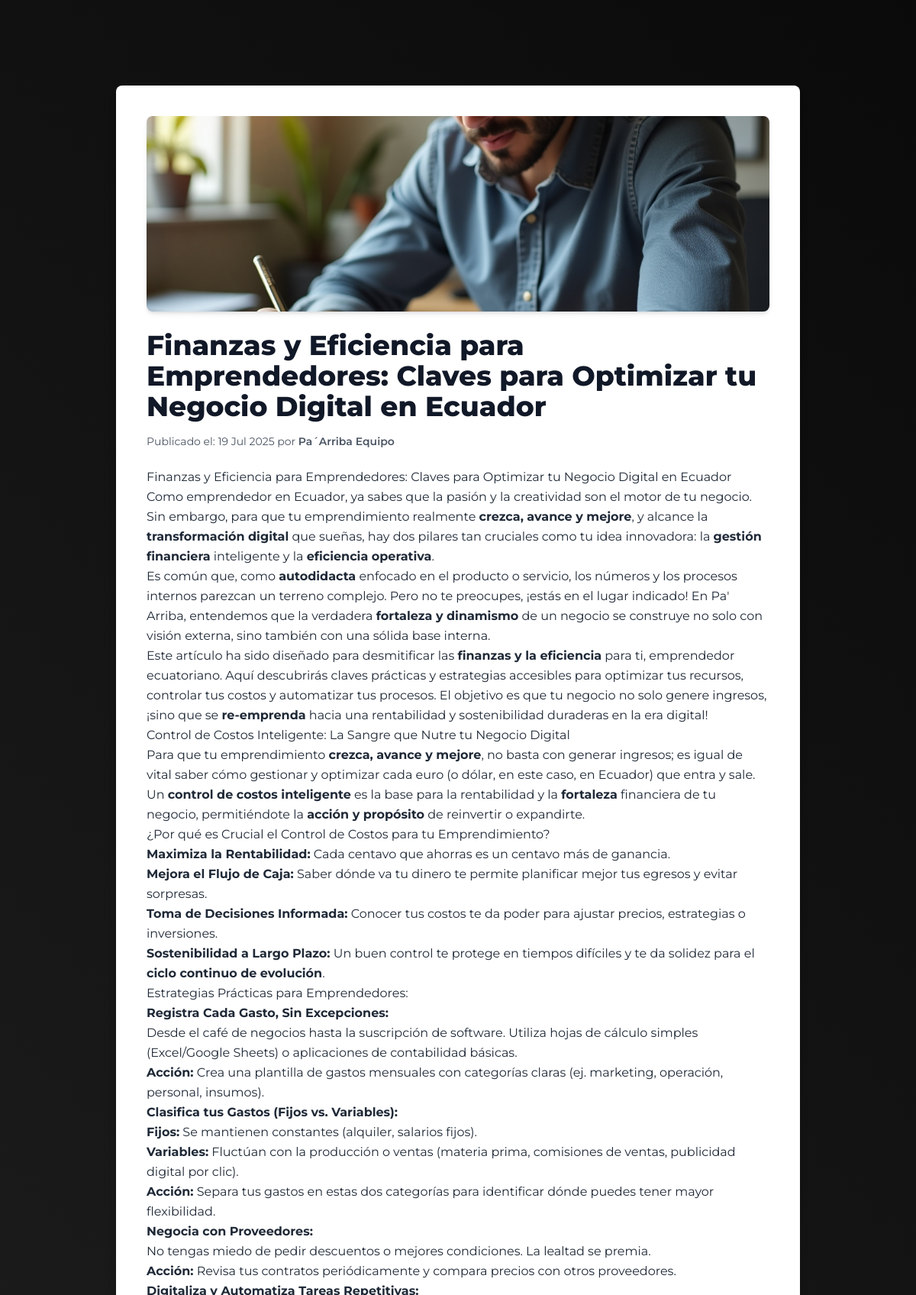
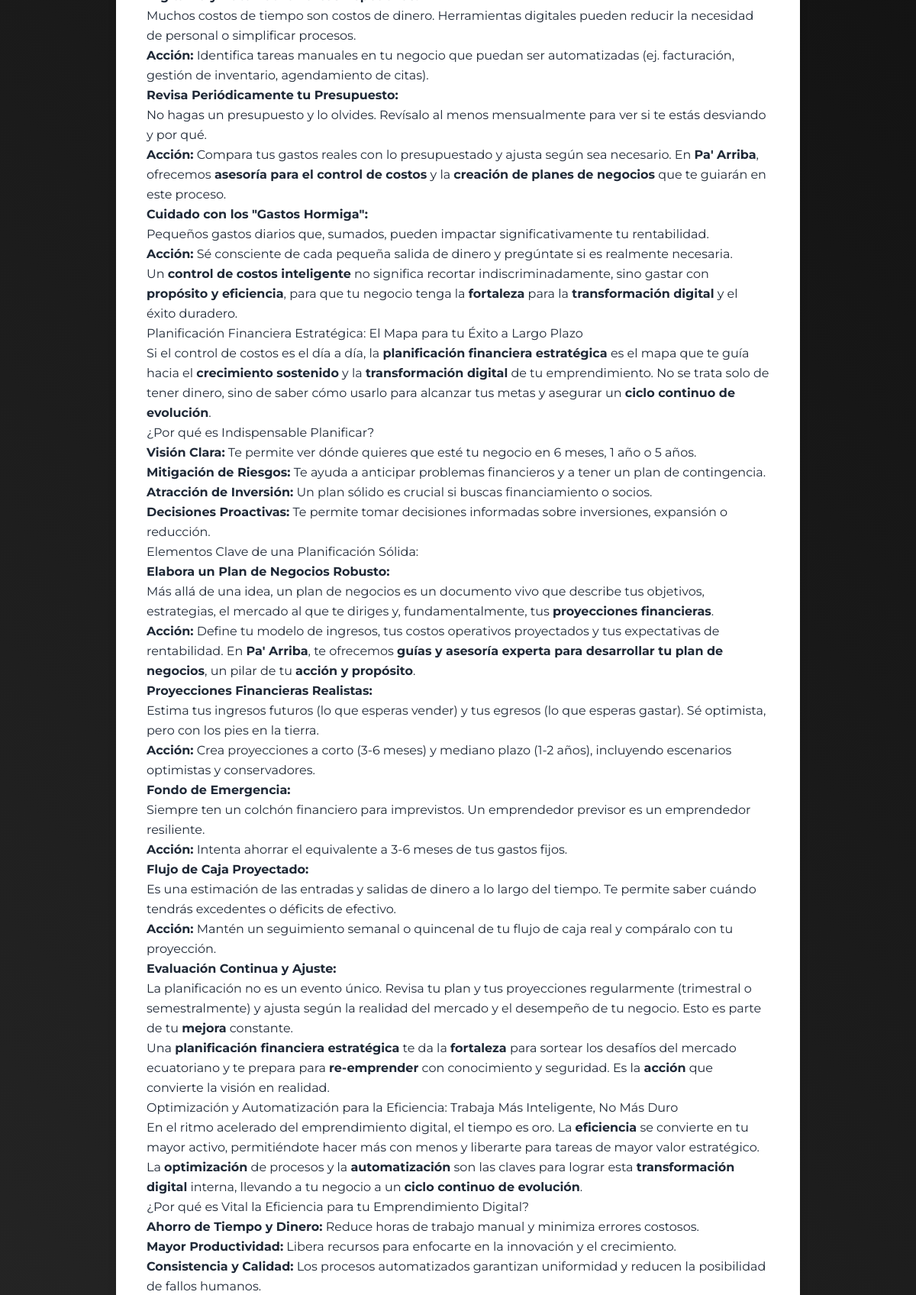
Screenshot of /blog/finanzas-y-eficiencia-para-emprendedores-claves-para-optimizar-tu-negocio-digital-en-ecuador/ (upper part) with the database file from the repository (2 pictures, top to bottom).
### blog/models.py (models this page shows, shortened)
class Post(models.Model):
    title = models.CharField(max_length=200, verbose_name="Título del Artículo")
    meta_description = models.CharField(
        max_length=160,
        blank=True,
        null=True,
        help_text="Breve descripción para los motores de búsqueda (máx. 160 caracteres)."
    )
    content = RichTextField(blank=True, null=True, verbose_name="Contenido del Artículo")
    published_date = models.DateTimeField(default=timezone.now, verbose_name="Fecha de Publicación")
    author = models.CharField(max_length=100, default="Pa´Arriba Equipo", verbose_name="Autor")
    slug = models.SlugField(unique=True, blank=True, null=True, max_length=200, verbose_name="Slug (URL amigable)")
    image = models.ImageField(upload_to='blog_images/', blank=True, null=True, verbose_name="Imagen Destacada")
    image_alt_text = models.CharField(
        max_length=255,
        blank=True,
        null=True,
        help_text="Texto alternativo para la imagen (importante para SEO y accesibilidad)."
    )
    keywords = models.CharField(
        max_length=255,
        blank=True,
        null=True,
        help_text="Palabras clave separadas por comas para SEO."
    )
    is_published = models.BooleanField(default=False, verbose_name="Publicado")
    class Meta:
        ordering = ['-published_date']
        verbose_name = "Artículo de Blog"
        verbose_name_plural = "Artículos de Blog"

### blog/views.py (the view)
# urls.py: path('<slug:slug>/', views.post_detail, name='post_detail'),
def post_detail(request, slug):
    post = get_object_or_404(Post, slug=slug, is_published=True)
    context = {
        'post': post
    }
    return render(request, 'blog/detalle_post.html', context)

### blog/templates/blog/detalle_post.html (shortened to what this page needs)
{% extends 'base.html' %}
{% load static %}
{% block content %}
<main class="container mx-auto px-4 py-8 mt-20">
    <article class="bg-white rounded-lg shadow-lg overflow-hidden p-6 md:p-8 lg:p-10 max-w-4xl mx-auto">
        {% if post.image %}
        <img src="{% static 'core/gallery_images/' %}{{ post.image.name|cut:'blog_images/' }}" alt="{{ post.image_alt_text|default:post.title }}" class="w-full h-64 object-cover rounded-lg mb-6 shadow-md">
        {% endif %}
        <h1 class="text-4xl font-extrabold text-gray-900 mb-4">{{ post.title }}</h1>
        <p class="text-gray-600 text-sm mb-6">
            Publicado el: {{ post.published_date|date:"d M Y" }} por <span class="font-semibold">{{ post.author }}</span>
        </p>
        <div class="prose max-w-none text-gray-800 leading-relaxed mb-8">
            {{ post.content|safe }}
        </div>
    </article>
</main>
{% endblock %}

### core/static/core/style.css (style rules this page uses)
* { box-sizing: border-box; }
:root { --color-background-dark: #000000; --color-blue-section: #0D47A1; --color-gray-section: #212121; --color-light-bg-box: #F5F5DC; --color-text-light: #FFFFFF; --color-text-gray: #B0B0B0; --color-border-testimonial: #E8E8EA; --color-placeholder-photo: #B0C4DE; --color-green-slogan: #4CAF50; --color-orange-accent: #FF5C00; --color-accent-gold: #FFD700; --pa-arriba-orange-light: #FF8C42; --pa-arriba-orange-force: #FF5C00; --pa-arriba-blue-dark: #0D47A1; --pa-arriba-blue-light: #42A5F5; }
html, body { width: 100%; margin: 0; padding: 0; overflow-x: hidden; }
body { background-image: linear-gradient(45deg, var(--color-background-dark), #333333, var(--color-background-dark)); background-size: 120% 250%; background-size: 250% 250%; animation: animateBackgroundGradient 5s linear infinite alternate; color: var(--color-text-light); font-family: 'Montserrat', sans-serif; margin: 0; padding: 0; display: flex; flex-direction: column; align-items: center; min-height: 100vh; overflow-x: hidden; transition: padding-top 0.3s ease-in-out; position: relative; }

### rows the page displays
Post: image.name (picture), title "Finanzas y Eficiencia para Emprendedores: Claves para Optimizar tu Negocio Digital en Ecuador", published_date "19 Jul 2025", author "Pa´Arriba Equipo", content "Finanzas y Eficiencia para Emprendedores: Claves para Optimizar tu Negocio Digital en Ecuador Como emprendedor en Ecuador, ya sabes que la pasión y la creatividad son el motor de tu negocio. Sin embargo, para que tu emprendimiento realmente crezca, avance y mejore , y alcance la transformación digital que sueñas, hay dos pilares tan cruciales como tu idea innovadora: la gestión financiera inteligente y la eficiencia operativa . Es común que, como autodidacta enfocado en el producto o servicio, los números y los procesos internos parezcan un terreno complejo. Pero no te preocupes, ¡estás en el lugar indicado! En Pa' Arriba, entendemos que la verdadera fortaleza y dinamismo de un negocio se…"
